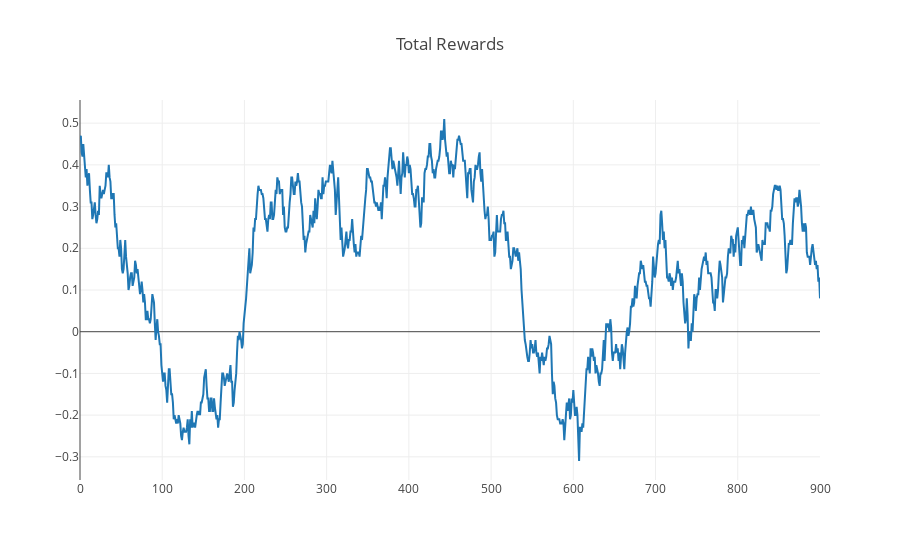

Here is the notebook cell this chart was saved with:
### Code cell
def moving_average(x, w):
    return np.convolve(x, np.ones(w), 'valid') / w

plotly.offline.iplot({
    "data": [go.Scatter(x=np.arange(len(total_rewards)), y=moving_average(total_rewards, 100))],
    "layout": go.Layout(title="Total Rewards")
})

### Figure 1 — Plotly figure (JSON) as saved in the notebook; plotly's stock layout.template omitted (floating-point values rounded to 4 significant figures; data arrays with more than 128 entries replaced by an {"elided": "..."} marker saying what was removed)
{"data": [{"type": "scatter", "uid": "b1ab2c55-36f6-4a83-a66c-dfcc2f4dd2bf", "x": {"elided": "1000 int values"}, "y": {"elided": "901 float values"}}], "layout": {"autosize": true, "title": {"text": "Total Rewards"}, "xaxis": {"autorange": true, "range": [0, 900], "type": "linear"}, "yaxis": {"autorange": true, "range": [-0.3556, 0.5556], "type": "linear"}}}
